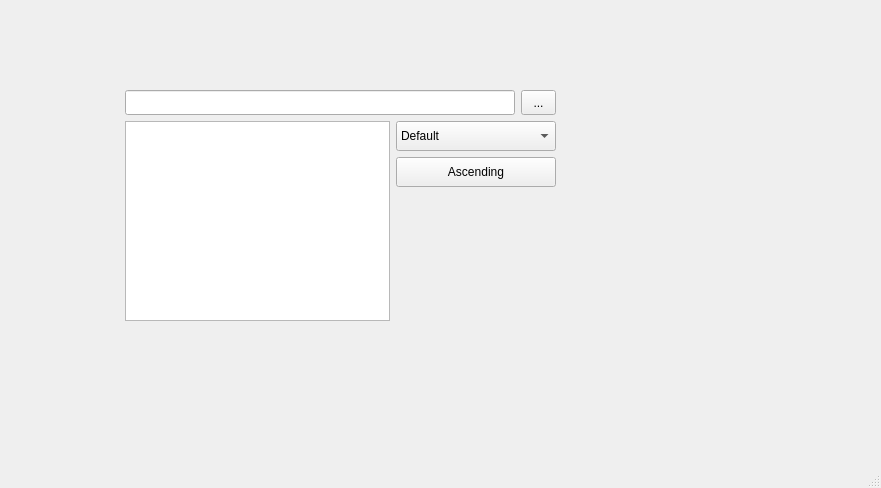
<?xml version="1.0" encoding="UTF-8"?>
<ui version="4.0">
 <class>GuiClass</class>
 <widget class="QMainWindow" name="GuiClass">
  <property name="geometry">
   <rect>
    <x>0</x>
    <y>0</y>
    <width>881</width>
    <height>488</height>
   </rect>
  </property>
  <property name="windowTitle">
   <string>Gui</string>
  </property>
  <widget class="QWidget" name="centralWidget">
   <widget class="QWidget" name="verticalLayoutWidget">
    <property name="geometry">
     <rect>
      <x>110</x>
      <y>70</y>
      <width>461</width>
      <height>309</height>
     </rect>
    </property>
    <layout class="QVBoxLayout" name="mainLayout">
     <property name="leftMargin">
      <number>15</number>
     </property>
     <property name="topMargin">
      <number>20</number>
     </property>
     <property name="rightMargin">
      <number>15</number>
     </property>
     <property name="bottomMargin">
      <number>20</number>
     </property>
     <item>
      <layout class="QHBoxLayout" name="horizontalLayout_1">
       <item>
        <widget class="QLineEdit" name="searchTextField">
         <property name="sizePolicy">
          <sizepolicy hsizetype="Expanding" vsizetype="Expanding">
           <horstretch>0</horstretch>
           <verstretch>0</verstretch>
          </sizepolicy>
         </property>
         <property name="minimumSize">
          <size>
           <width>150</width>
           <height>25</height>
          </size>
         </property>
         <property name="maximumSize">
          <size>
           <width>16777215</width>
           <height>35</height>
          </size>
         </property>
        </widget>
       </item>
       <item>
        <widget class="QToolButton" name="clearTextField">
         <property name="sizePolicy">
          <sizepolicy hsizetype="Expanding" vsizetype="Expanding">
           <horstretch>0</horstretch>
           <verstretch>0</verstretch>
          </sizepolicy>
         </property>
         <property name="minimumSize">
          <size>
           <width>25</width>
           <height>25</height>
          </size>
         </property>
         <property name="maximumSize">
          <size>
           <width>35</width>
           <height>35</height>
          </size>
         </property>
         <property name="text">
          <string>...</string>
         </property>
         <property name="icon">
          <iconset theme="QIcon::ThemeIcon::WindowClose"/>
         </property>
         <property name="iconSize">
          <size>
           <width>10</width>
           <height>10</height>
          </size>
         </property>
        </widget>
       </item>
      </layout>
     </item>
     <item>
      <layout class="QHBoxLayout" name="horizontalLayout_2">
       <property name="sizeConstraint">
        <enum>QLayout::SizeConstraint::SetDefaultConstraint</enum>
       </property>
       <item>
        <layout class="QVBoxLayout" name="verticalLayout_2">
         <item>
          <widget class="QListWidget" name="listView">
           <property name="sizePolicy">
            <sizepolicy hsizetype="Expanding" vsizetype="Expanding">
             <horstretch>0</horstretch>
             <verstretch>2</verstretch>
            </sizepolicy>
           </property>
           <property name="minimumSize">
            <size>
             <width>160</width>
             <height>200</height>
            </size>
           </property>
           <property name="maximumSize">
            <size>
             <width>16777215</width>
             <height>700</height>
            </size>
           </property>
           <property name="frameShape">
            <enum>QFrame::Shape::StyledPanel</enum>
           </property>
          </widget>
         </item>
         <item>
          <spacer name="verticalSpacer_2">
           <property name="orientation">
            <enum>Qt::Orientation::Vertical</enum>
           </property>
           <property name="sizeHint" stdset="0">
            <size>
             <width>20</width>
             <height>40</height>
            </size>
           </property>
          </spacer>
         </item>
        </layout>
       </item>
       <item>
        <layout class="QVBoxLayout" name="verticalLayout_1">
         <item>
          <widget class="QComboBox" name="searchMode">
           <property name="sizePolicy">
            <sizepolicy hsizetype="Expanding" vsizetype="Expanding">
             <horstretch>0</horstretch>
             <verstretch>0</verstretch>
            </sizepolicy>
           </property>
           <property name="minimumSize">
            <size>
             <width>80</width>
             <height>20</height>
            </size>
           </property>
           <property name="maximumSize">
            <size>
             <width>160</width>
             <height>30</height>
            </size>
           </property>
           <item>
            <property name="text">
             <string>Default</string>
            </property>
           </item>
           <item>
            <property name="text">
             <string>Shortest</string>
            </property>
           </item>
           <item>
            <property name="text">
             <string>Lexographically</string>
            </property>
           </item>
          </widget>
         </item>
         <item>
          <widget class="QPushButton" name="sortBy">
           <property name="sizePolicy">
            <sizepolicy hsizetype="Expanding" vsizetype="Expanding">
             <horstretch>0</horstretch>
             <verstretch>0</verstretch>
            </sizepolicy>
           </property>
           <property name="minimumSize">
            <size>
             <width>80</width>
             <height>20</height>
            </size>
           </property>
           <property name="maximumSize">
            <size>
             <width>160</width>
             <height>30</height>
            </size>
           </property>
           <property name="cursor">
            <cursorShape>ArrowCursor</cursorShape>
           </property>
           <property name="text">
            <string>Ascending</string>
           </property>
           <property name="icon">
            <iconset theme="QIcon::ThemeIcon::GoDown"/>
           </property>
           <property name="iconSize">
            <size>
             <width>14</width>
             <height>14</height>
            </size>
           </property>
          </widget>
         </item>
         <item>
          <spacer name="verticalSpacer">
           <property name="orientation">
            <enum>Qt::Orientation::Vertical</enum>
           </property>
           <property name="sizeHint" stdset="0">
            <size>
             <width>20</width>
             <height>40</height>
            </size>
           </property>
          </spacer>
         </item>
        </layout>
       </item>
      </layout>
     </item>
    </layout>
   </widget>
  </widget>
  <widget class="QStatusBar" name="statusBar"/>
 </widget>
 <layoutdefault spacing="6" margin="11"/>
 <resources/>
 <connections/>
</ui>
